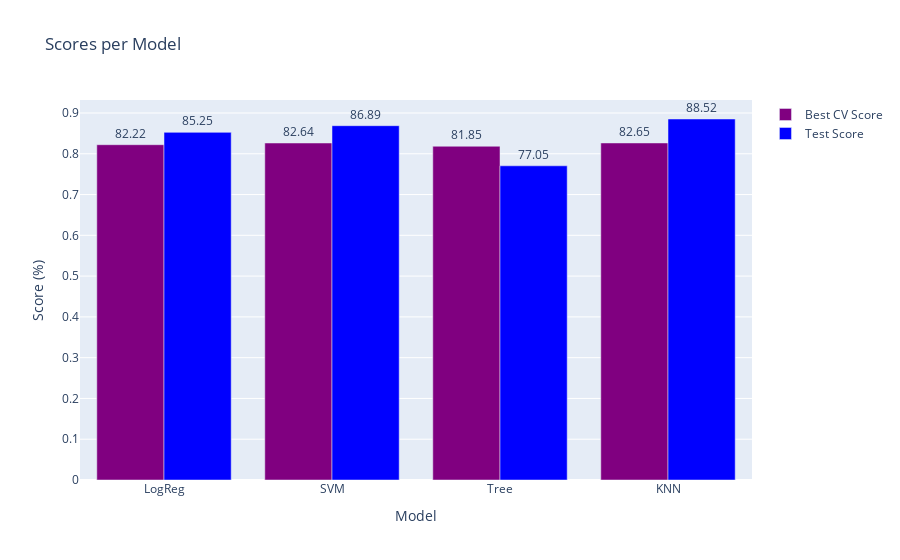

The notebook cell saved with this chart:
### Code cell
fig = go.Figure(data=[go.Bar
                      (name = 'Best CV Score',
                       x = scores.index,
                       y = scores['Best CV Score'],
                       marker_color = 'purple',
                       text = (scores['Best CV Score']*100).round(2),textposition='outside'),
                      go.Bar
                      (name = 'Test Score', 
                       x = scores.index,
                       y = scores['Test Score'],
                       marker_color = 'blue',
                       text = (scores['Test Score']*100).round(2),textposition='outside')])
fig.update_layout(title='Scores per Model', barmode='group', xaxis_title='Model',yaxis_title='Score (%)', height=600)
fig.show()

### Figure 1 — Plotly figure (JSON) as saved in the notebook; plotly's stock layout.template omitted (floating-point values rounded to 4 significant figures)
{"data": [{"marker": {"color": "purple"}, "name": "Best CV Score", "text": [82.22, 82.64, 81.85, 82.65], "textposition": "outside", "type": "bar", "x": ["LogReg", "SVM", "Tree", "KNN"], "y": [0.8222, 0.8264, 0.8185, 0.8265]}, {"marker": {"color": "blue"}, "name": "Test Score", "text": [85.25, 86.89, 77.05, 88.52], "textposition": "outside", "type": "bar", "x": ["LogReg", "SVM", "Tree", "KNN"], "y": [0.8525, 0.8689, 0.7705, 0.8852]}], "layout": {"autosize": true, "barmode": "group", "title": {"text": "Scores per Model"}, "xaxis": {"autorange": true, "range": [-0.5, 3.5], "title": {"text": "Model"}, "type": "category"}, "yaxis": {"autorange": true, "range": [0, 0.9318], "title": {"text": "Score (%)"}, "type": "linear"}}}
